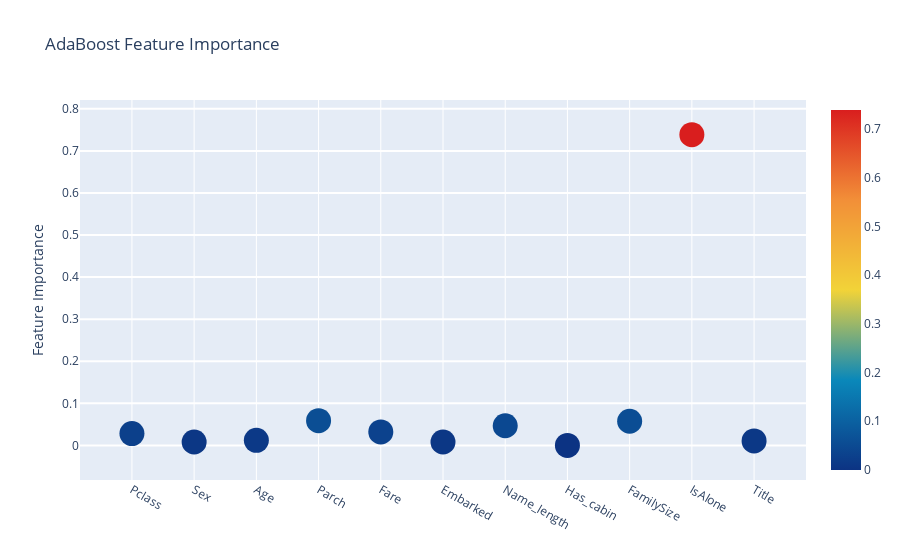

This figure's notebook cell:
### Code cell
# Scatter plot 
trace = go.Scatter(
    y = feature_dataframe['AdaBoost feature importances'].values,
    x = feature_dataframe['features'].values,
    mode='markers',
    marker=dict(
        sizemode = 'diameter',
        sizeref = 1,
        size = 25,
#       size= feature_dataframe['AdaBoost feature importances'].values,
        #color = np.random.randn(500), #set color equal to a variable
        color = feature_dataframe['AdaBoost feature importances'].values,
        colorscale='Portland',
        showscale=True
    ),
    text = feature_dataframe['features'].values
)
data = [trace]

layout= go.Layout(
    autosize= True,
    title= 'AdaBoost Feature Importance',
    hovermode= 'closest',
#     xaxis= dict(
#         title= 'Pop',
#         ticklen= 5,
#         zeroline= False,
#         gridwidth= 2,
#     ),
    yaxis=dict(
        title= 'Feature Importance',
        ticklen= 5,
        gridwidth= 2
    ),
    showlegend= False
)
fig = go.Figure(data=data, layout=layout)
py.iplot(fig,filename='scatter2010')

### Figure 1 — Plotly figure (JSON) as saved in the notebook; plotly's stock layout.template omitted (floating-point values rounded to 4 significant figures)
{"data": [{"marker": {"color": [0.028, 0.008, 0.012, 0.05867, 0.032, 0.008, 0.04667, 0, 0.05733, 0.7387, 0.01067], "colorscale": [[0, "rgb(12,51,131)"], [0.25, "rgb(10,136,186)"], [0.5, "rgb(242,211,56)"], [0.75, "rgb(242,143,56)"], [1, "rgb(217,30,30)"]], "showscale": true, "size": 25, "sizemode": "diameter", "sizeref": 1}, "mode": "markers", "text": ["Pclass", "Sex", "Age", "Parch", "Fare", "Embarked", "Name_length", "Has_cabin", "FamilySize", "IsAlone", "Title"], "type": "scatter", "x": ["Pclass", "Sex", "Age", "Parch", "Fare", "Embarked", "Name_length", "Has_cabin", "FamilySize", "IsAlone", "Title"], "y": [0.028, 0.008, 0.012, 0.05867, 0.032, 0.008, 0.04667, 0, 0.05733, 0.7387, 0.01067]}], "layout": {"autosize": true, "hovermode": "closest", "showlegend": false, "title": {"text": "AdaBoost Feature Importance"}, "yaxis": {"gridwidth": 2, "ticklen": 5, "title": {"text": "Feature Importance"}}}}
